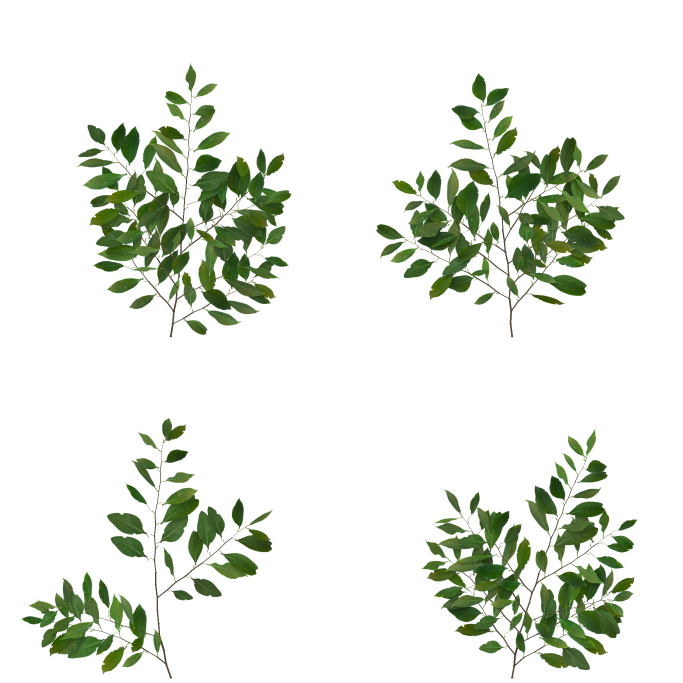
#> input picture forest-pool/assets/spray_atlas.webp, 2048 x 2048 px, found by its file name (shown at 1/3 size)
$ python optimize_assets.py ../assets/spray2_atlas.webp ../assets/spray_atlas.webp
#> lines starting #> are read from the running program, lines starting #| are printed output that depends on the picture
# Build-time asset optimiser: assets/ (sources) -> .opt/ (what ships).
#   - every texture re-encoded as WebP, sized for where it is seen; a half-size set under m/ for phones
#   - twig-spray and bough atlases of both species packed into one atlas each (one draw batch per chunk)
#   - scanned models decimated by vertex clustering (their normal maps carry the detail) and unused pieces dropped;
#     written as compact glTF JSON with the buffer inlined (the host serves only web file types)
# usage: python3 tools/optimize_assets.py assets .opt
import sys, os, json, base64, struct, glob
import numpy as np
from PIL import Image
Image.MAX_IMAGE_PIXELS = None
SRC, OUT = sys.argv[1], sys.argv[2]

# texture -> (max edge on desktop, webp quality). First match wins.
RULES = [
    ('forrest_ground_01_diff', 2048, 78), ('ganges_river_pebbles_diff', 2048, 78), ('japanese_hackberry_bark_diff', 2048, 78),
    ('japanese_hackberry_bark_nor', 1024, 82), ('forrest_ground_01_nor', 1024, 82), ('ganges_river_pebbles_nor', 1024, 82),
    ('rock_moss_set_01/diff', 2048, 78), ('rock_moss_set_02/diff', 2048, 78), ('rock_moss_set_01/nor', 1024, 82), ('rock_moss_set_02/nor', 1024, 82),
    ('rough', 512, 75), ('fern_02/diff', 1024, 82), ('dry_branches_medium_01/diff', 512, 78), ('grass_medium_01/diff', 512, 85), ('celandine_01/diff', 512, 85),
    ('dry_branches_medium_01/nor', 256, 80), ('grass_medium_01/nor', 256, 80), ('celandine_01/nor', 256, 80),
    ('leaf_atlas', 1024, 90), ('water_n', 512, 85), ('foam', 512, 80), ('forrest_sand_01_diff', 512, 78), ('mossy_rock_diff', 512, 78),
    ('_nor', 512, 82), ('/nor', 512, 82), ('', 1024, 78),
]
UNUSED = ('aerial_grass_rock', 'river_small_rocks', 'forrest_sand_01_nor', 'brown_mud_leaves_01_nor', 'mossy_rock_nor', 'forest_leaves_02_nor',
          'spray_atlas', 'spray2_atlas', 'bough_atlas', 'bough2_atlas')

def rule(rel):
    for k, s, q in RULES:
        if k in rel: return s, q

def save(im, rel, size, q):
    for sub, scale in (('', 1.0), ('m/', 0.5)):
        dst = os.path.join(OUT, sub + os.path.splitext(rel)[0] + '.webp')
        os.makedirs(os.path.dirname(dst), exist_ok=True)
        s = size
        if sub:      # phones: half size, diffuse maps at most 512, normal/roughness maps and small props at most 256
            s = max(256, int(size * scale))
            if 'atlas' not in rel and '_all' not in rel: s = min(s, 256 if any(k in rel for k in ('nor', 'rough', 'water_n', 'foam', 'dead_tree', 'tree_stump', 'mossy_rock', 'dry_branches', 'grass_', 'celandine', 'sand', 'mud')) else 512)
        w, h = im.size
        k = min(1.0, s / max(w, h))
        o = im if k >= 1 else im.resize((max(1, round(w * k)), max(1, round(h * k))), Image.LANCZOS)
        if o.mode == 'RGBA': o.save(dst, quality=q, method=6, alpha_quality=92, exact=True)
        else: o.convert('RGB').save(dst, quality=q, method=6)

for path in sorted(glob.glob(SRC + '/**/*.*', recursive=True)):
    rel = os.path.relpath(path, SRC)
    if not rel.lower().endswith(('.jpg', '.png', '.webp')): continue
    if any(os.path.basename(rel).startswith(u) for u in UNUSED): continue
    size, q = rule(rel)
    save(Image.open(path), rel, size, q)

# --- combined foliage atlases: species 1 on the left half, species 2 on the right -----------------
def combine(a, b, out, size, q):
#> called with a = 'spray_atlas.webp', b = 'spray2_atlas.webp', out = 'sprays_all.webp', size = 2048, q = 86
    A, B = Image.open(f'{SRC}/{a}'), Image.open(f'{SRC}/{b}')
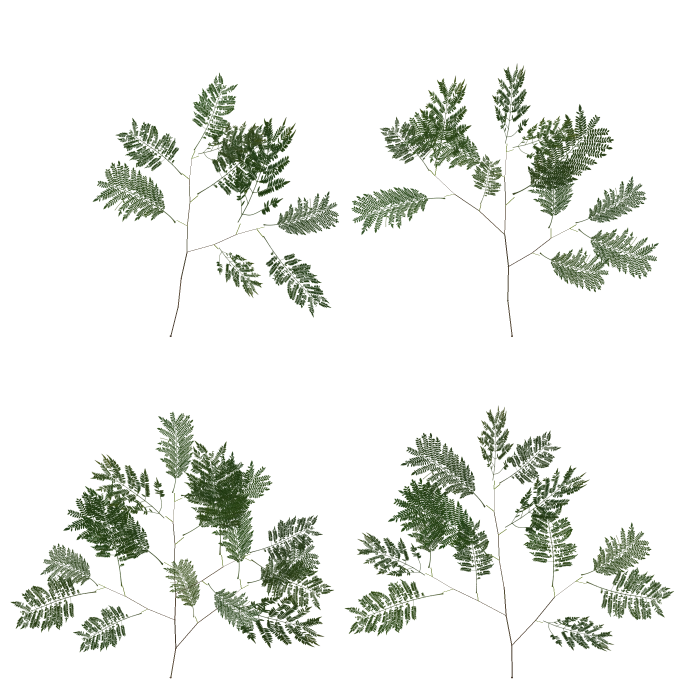
#> input picture forest-pool/assets/spray2_atlas.webp, 2048 x 2048 px, found by its file name (shown at 1/3 size)
#> A is the input picture: PIL image 2048x2048 RGBA; mean R, G, B, A 74.7, 100.4, 43.2, 37.8
#> B is the input picture: PIL image 2048x2048 RGBA; mean R, G, B, A 52.1, 69.1, 29.7, 28.7
    B = B.resize(A.size, Image.LANCZOS) if B.size != A.size else B
    c = Image.new(A.mode, (A.size[0] * 2, A.size[1])); c.paste(A, (0, 0)); c.paste(B, (A.size[0], 0))
#> after `c = Image.new(A.mode, (A.size[0] * 2, A.size[1]))`: c: PIL image 4096x2048 RGBA; every value is 0
    save(c, out, size, q)
combine('spray_atlas.webp', 'spray2_atlas.webp', 'sprays_all.webp', 2048, 86)
combine('spray_atlas_n.jpg', 'spray2_atlas_n.jpg', 'sprays_all_n.webp', 1024, 82)
#> call 2 of combine, with a = 'spray_atlas_n.jpg', b = 'spray2_atlas_n.jpg', out = 'sprays_all_n.webp', size = 1024, q = 82
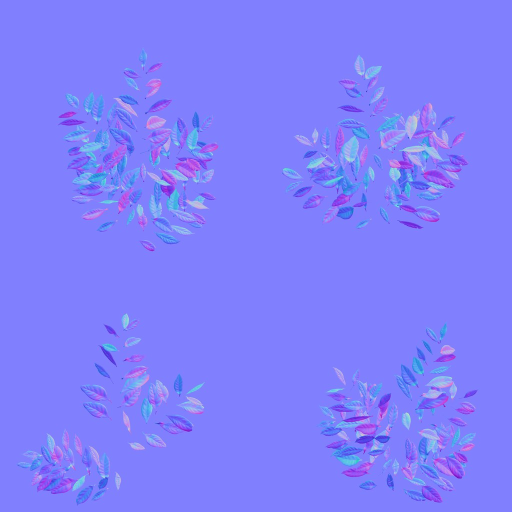
#> input picture forest-pool/assets/spray_atlas_n.jpg, 1024 x 1024 px, found by its file name (shown at 1/2 size)
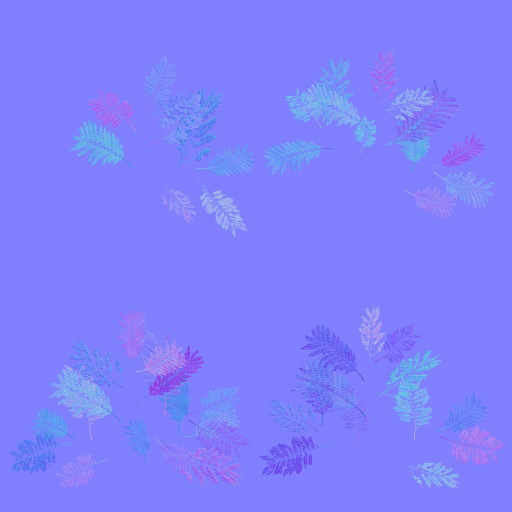
#> input picture forest-pool/assets/spray2_atlas_n.jpg, 1024 x 1024 px, found by its file name (shown at 1/2 size)
#> in combine, A is the input picture: PIL image 1024x1024 RGB; mean R, G, B 128, 127.4, 252
#> in combine, B is the input picture: PIL image 1024x1024 RGB; mean R, G, B 127.6, 128.6, 252
#> in combine (call 2), `c = Image.new(A.mode, (A.size[0] * 2, A.size[1]))`: c: PIL image 2048x1024 RGB; every value is 0
#> in combine (call 2), `c.paste(A, (0, 0))`:
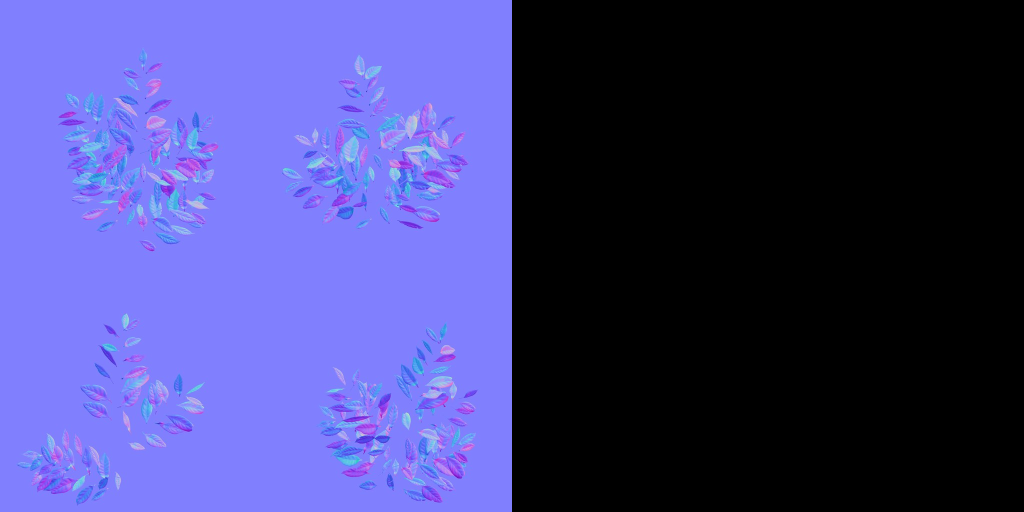
#> c: PIL image 2048x1024 RGB (shown at 1/2 size); mean R, G, B 64, 63.7, 126
combine('bough_atlas.webp', 'bough2_atlas.webp', 'boughs_all.webp', 2048, 84)
#> call 3 of combine, with a = 'bough_atlas.webp', b = 'bough2_atlas.webp', out = 'boughs_all.webp', size = 2048, q = 84
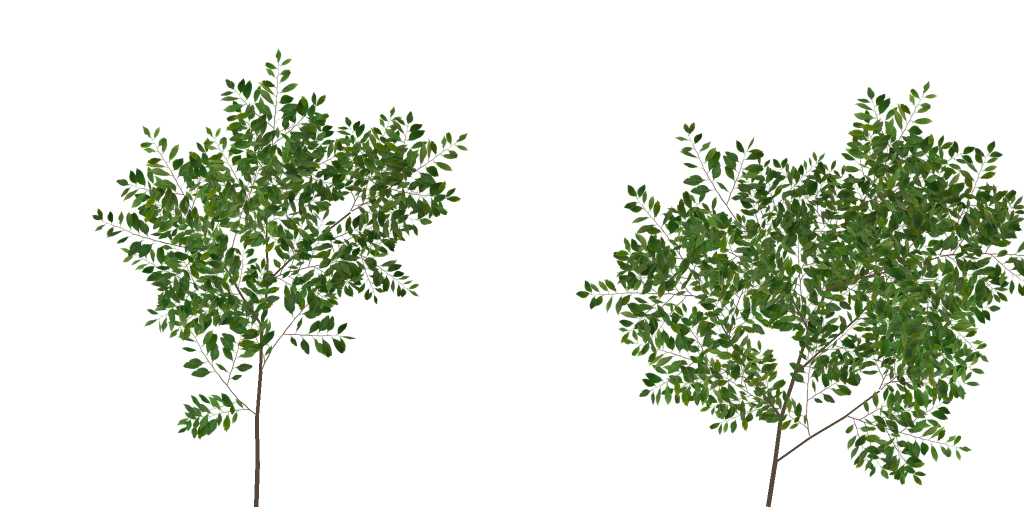
#> input picture forest-pool/assets/bough_atlas.webp, 2048 x 1024 px, found by its file name (shown at 1/2 size)
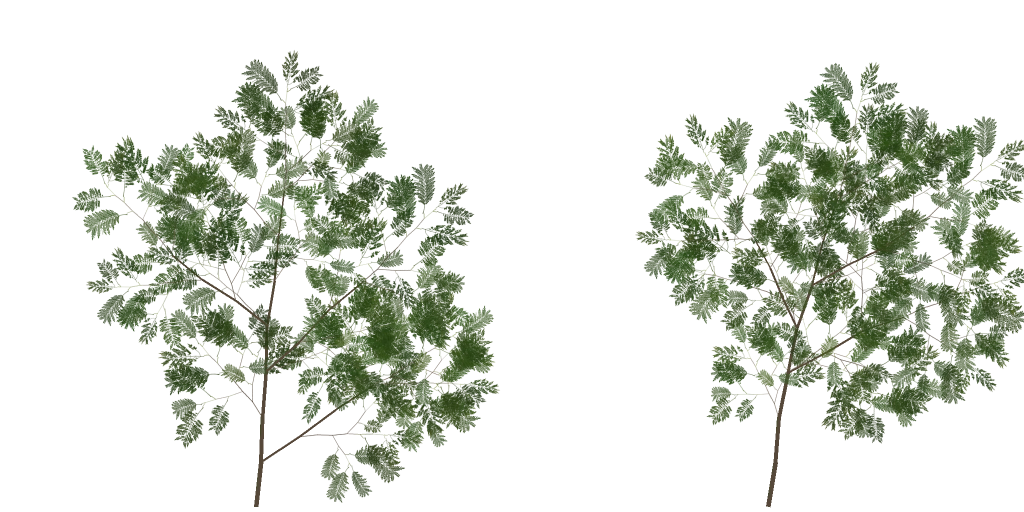
#> input picture forest-pool/assets/bough2_atlas.webp, 2048 x 1024 px, found by its file name (shown at 1/2 size)
#> in combine, A is the input picture: PIL image 2048x1024 RGBA; mean R, G, B, A 74.2, 96.8, 44.8, 58.1
#> in combine, B is the input picture: PIL image 2048x1024 RGBA; mean R, G, B, A 55, 74.2, 29.8, 46.3
#> in combine (call 3), `c = Image.new(A.mode, (A.size[0] * 2, A.size[1]))`: c: PIL image 4096x1024 RGBA; every value is 0
#> the loop in save (call 3), `for sub, scale in (('', 1.0), ('m/', 0.5)):` made 2 passes
#> pass 2, in save (call 3), `o = im if k >= 1 else im.resize((max(1, round(w * k)), max(1, round(h ..`:
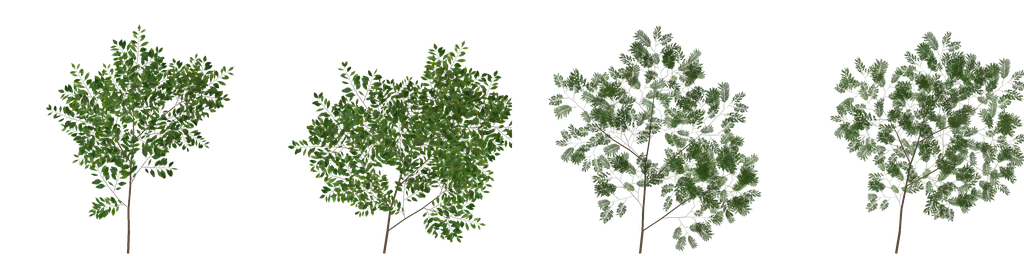
#> o: PIL image 1024x256 RGBA; mean R, G, B, A 21.4, 29.9, 12, 52.2; transparent parts drawn white
combine('bough_atlas_n.jpg', 'bough2_atlas_n.jpg', 'boughs_all_n.webp', 1024, 80)
#> (the run stopped early here; a loop or call above may not have finished)
